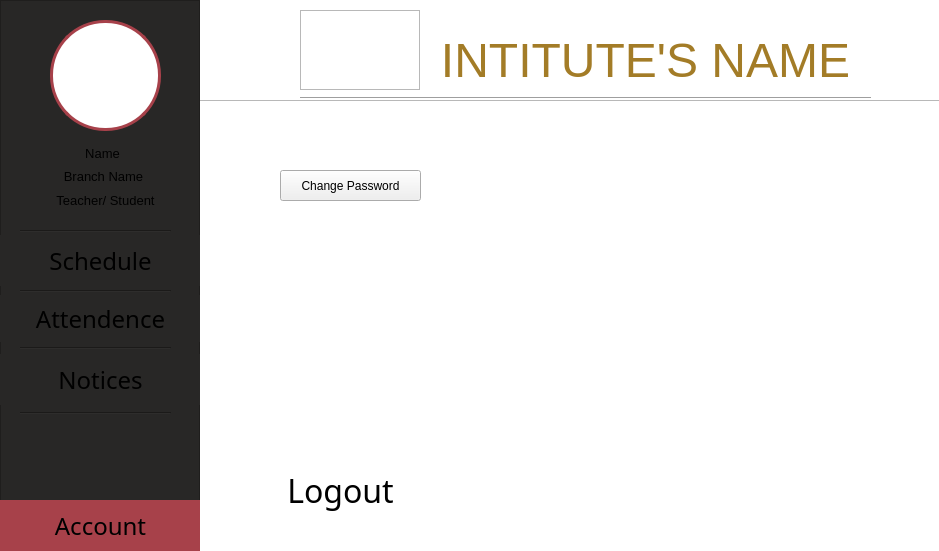
<?xml version="1.0" encoding="UTF-8"?>
<ui version="4.0">
 <class>MainWindow</class>
 <widget class="QMainWindow" name="MainWindow">
  <property name="geometry">
   <rect>
    <x>0</x>
    <y>0</y>
    <width>939</width>
    <height>551</height>
   </rect>
  </property>
  <property name="windowTitle">
   <string>MainWindow</string>
  </property>
  <widget class="QWidget" name="centralwidget">
   <widget class="QFrame" name="slide_menu">
    <property name="geometry">
     <rect>
      <x>0</x>
      <y>0</y>
      <width>200</width>
      <height>551</height>
     </rect>
    </property>
    <property name="styleSheet">
     <string notr="true">background-color: rgb(40,39,38);</string>
    </property>
    <property name="frameShape">
     <enum>QFrame::StyledPanel</enum>
    </property>
    <property name="frameShadow">
     <enum>QFrame::Raised</enum>
    </property>
    <widget class="Line" name="line_3">
     <property name="geometry">
      <rect>
       <x>20</x>
       <y>283</y>
       <width>151</width>
       <height>16</height>
      </rect>
     </property>
     <property name="styleSheet">
      <string notr="true">background-color: rgb(40, 39, 38);</string>
     </property>
     <property name="orientation">
      <enum>Qt::Horizontal</enum>
     </property>
    </widget>
    <widget class="Line" name="line_4">
     <property name="geometry">
      <rect>
       <x>20</x>
       <y>340</y>
       <width>151</width>
       <height>16</height>
      </rect>
     </property>
     <property name="styleSheet">
      <string notr="true">background-color: rgb(40, 39, 38);</string>
     </property>
     <property name="orientation">
      <enum>Qt::Horizontal</enum>
     </property>
    </widget>
    <widget class="QLabel" name="profile_designation">
     <property name="geometry">
      <rect>
       <x>50</x>
       <y>190</y>
       <width>111</width>
       <height>21</height>
      </rect>
     </property>
     <property name="styleSheet">
      <string notr="true">background-color: rgb(40,39,38);</string>
     </property>
     <property name="text">
      <string>&lt;html&gt;&lt;head/&gt;&lt;body&gt;&lt;p align=&quot;center&quot;&gt;&lt;span style=&quot; font-size:10pt;&quot;&gt;Teacher/ Student&lt;/span&gt;&lt;/p&gt;&lt;/body&gt;&lt;/html&gt;</string>
     </property>
    </widget>
    <widget class="QFrame" name="frame_3">
     <property name="geometry">
      <rect>
       <x>50</x>
       <y>20</y>
       <width>111</width>
       <height>111</height>
      </rect>
     </property>
     <property name="styleSheet">
      <string notr="true">background: rgb(255, 255, 255);
border-radius: 55px;
border:3px solid rgb(167, 65, 74)
</string>
     </property>
     <property name="frameShape">
      <enum>QFrame::StyledPanel</enum>
     </property>
     <property name="frameShadow">
      <enum>QFrame::Raised</enum>
     </property>
    </widget>
    <widget class="QLabel" name="label">
     <property name="geometry">
      <rect>
       <x>79</x>
       <y>146</y>
       <width>47</width>
       <height>13</height>
      </rect>
     </property>
     <property name="text">
      <string>&lt;html&gt;&lt;head/&gt;&lt;body&gt;&lt;p align=&quot;center&quot;&gt;&lt;span style=&quot; font-size:10pt;&quot;&gt;Name&lt;/span&gt;&lt;/p&gt;&lt;/body&gt;&lt;/html&gt;</string>
     </property>
    </widget>
    <widget class="QPushButton" name="attendence_button">
     <property name="geometry">
      <rect>
       <x>0</x>
       <y>295</y>
       <width>201</width>
       <height>47</height>
      </rect>
     </property>
     <property name="font">
      <font>
       <family>Sitka Heading</family>
       <pointsize>18</pointsize>
      </font>
     </property>
     <property name="cursor">
      <cursorShape>PointingHandCursor</cursorShape>
     </property>
     <property name="styleSheet">
      <string notr="true">QPushButton:hover {
    background-color:rgb(167, 65, 74);
}

QPushButton{
border:none;
}</string>
     </property>
     <property name="text">
      <string>Attendence</string>
     </property>
     <property name="icon">
      <iconset resource="C:/Users/HP/Downloads/google site/icons.qrc">
       <normaloff>:/icon/icons8-bookmark-32.png</normaloff>:/icon/icons8-bookmark-32.png</iconset>
     </property>
     <property name="iconSize">
      <size>
       <width>32</width>
       <height>32</height>
      </size>
     </property>
    </widget>
    <widget class="Line" name="line_5">
     <property name="geometry">
      <rect>
       <x>20</x>
       <y>223</y>
       <width>151</width>
       <height>16</height>
      </rect>
     </property>
     <property name="styleSheet">
      <string notr="true">background-color: rgb(40, 39, 38);</string>
     </property>
     <property name="orientation">
      <enum>Qt::Horizontal</enum>
     </property>
    </widget>
    <widget class="QPushButton" name="schedule_button">
     <property name="geometry">
      <rect>
       <x>0</x>
       <y>235</y>
       <width>201</width>
       <height>51</height>
      </rect>
     </property>
     <property name="font">
      <font>
       <family>Sitka Heading</family>
       <pointsize>18</pointsize>
      </font>
     </property>
     <property name="cursor">
      <cursorShape>PointingHandCursor</cursorShape>
     </property>
     <property name="styleSheet">
      <string notr="true">QPushButton:hover {
    background-color:rgb(167, 65, 74);
}

QPushButton{
border:none;
}

</string>
     </property>
     <property name="text">
      <string>Schedule</string>
     </property>
     <property name="icon">
      <iconset resource="C:/Users/HP/Downloads/google site/icons.qrc">
       <normaloff>:/icon/icons8-schedule-24.png</normaloff>:/icon/icons8-schedule-24.png</iconset>
     </property>
     <property name="iconSize">
      <size>
       <width>24</width>
       <height>24</height>
      </size>
     </property>
    </widget>
    <widget class="QPushButton" name="account_button">
     <property name="geometry">
      <rect>
       <x>0</x>
       <y>500</y>
       <width>201</width>
       <height>51</height>
      </rect>
     </property>
     <property name="font">
      <font>
       <family>Sitka Heading</family>
       <pointsize>18</pointsize>
      </font>
     </property>
     <property name="cursor">
      <cursorShape>PointingHandCursor</cursorShape>
     </property>
     <property name="styleSheet">
      <string notr="true">border:none;
background-color: rgb(167, 65, 74);</string>
     </property>
     <property name="text">
      <string>Account</string>
     </property>
     <property name="icon">
      <iconset resource="C:/Users/HP/Downloads/google site/icons.qrc">
       <normaloff>:/icon/icons8-settings-32.png</normaloff>:/icon/icons8-settings-32.png</iconset>
     </property>
     <property name="iconSize">
      <size>
       <width>32</width>
       <height>32</height>
      </size>
     </property>
    </widget>
    <widget class="QLabel" name="label_8">
     <property name="geometry">
      <rect>
       <x>63</x>
       <y>167</y>
       <width>81</width>
       <height>20</height>
      </rect>
     </property>
     <property name="text">
      <string>&lt;html&gt;&lt;head/&gt;&lt;body&gt;&lt;p align=&quot;center&quot;&gt;&lt;span style=&quot; font-size:10pt;&quot;&gt;Branch Name&lt;/span&gt;&lt;/p&gt;&lt;/body&gt;&lt;/html&gt;</string>
     </property>
    </widget>
    <widget class="QPushButton" name="notice_button">
     <property name="geometry">
      <rect>
       <x>0</x>
       <y>354</y>
       <width>201</width>
       <height>51</height>
      </rect>
     </property>
     <property name="font">
      <font>
       <family>Sitka Heading</family>
       <pointsize>18</pointsize>
      </font>
     </property>
     <property name="cursor">
      <cursorShape>PointingHandCursor</cursorShape>
     </property>
     <property name="styleSheet">
      <string notr="true">QPushButton:hover {
    background-color:rgb(167, 65, 74);
}

QPushButton{
border:none;
}

</string>
     </property>
     <property name="text">
      <string>Notices</string>
     </property>
     <property name="icon">
      <iconset resource="C:/Users/HP/Downloads/google site/icons.qrc">
       <normaloff>:/icon/icons8-document-32.png</normaloff>:/icon/icons8-document-32.png</iconset>
     </property>
     <property name="iconSize">
      <size>
       <width>32</width>
       <height>32</height>
      </size>
     </property>
    </widget>
    <widget class="Line" name="line_6">
     <property name="geometry">
      <rect>
       <x>20</x>
       <y>405</y>
       <width>151</width>
       <height>16</height>
      </rect>
     </property>
     <property name="styleSheet">
      <string notr="true">background-color: rgb(40, 39, 38);</string>
     </property>
     <property name="orientation">
      <enum>Qt::Horizontal</enum>
     </property>
    </widget>
   </widget>
   <widget class="QStackedWidget" name="stackedWidget">
    <property name="geometry">
     <rect>
      <x>200</x>
      <y>100</y>
      <width>741</width>
      <height>451</height>
     </rect>
    </property>
    <property name="currentIndex">
     <number>2</number>
    </property>
    <widget class="QWidget" name="students_schedule">
     <widget class="QFrame" name="main_frame">
      <property name="geometry">
       <rect>
        <x>0</x>
        <y>0</y>
        <width>741</width>
        <height>551</height>
       </rect>
      </property>
      <property name="sizeIncrement">
       <size>
        <width>100</width>
        <height>200</height>
       </size>
      </property>
      <property name="mouseTracking">
       <bool>true</bool>
      </property>
      <property name="styleSheet">
       <string notr="true">background-color: rgb(255, 255, 255);</string>
      </property>
      <property name="frameShape">
       <enum>QFrame::StyledPanel</enum>
      </property>
      <property name="frameShadow">
       <enum>QFrame::Raised</enum>
      </property>
      <widget class="QTableWidget" name="tableWidget">
       <property name="geometry">
        <rect>
         <x>40</x>
         <y>40</y>
         <width>651</width>
         <height>351</height>
        </rect>
       </property>
       <property name="styleSheet">
        <string notr="true">QHeaderView::section {
    padding: 4px;
    font-size: 14pt;
    border-style: none;
    border-bottom: 1px solid #fffff8;
    border-right: 1px solid #fffff8;
}

QHeaderView::section:horizontal
{
    background-color: #6A8A82;
    border-top: 1px solid #fffff8;
}

QHeaderView::section:vertical
{
    border-left: 1px solid #fffff8;
}
QTableWidget QTableCornerButton::section {
    background-color: #6A8A82;
    border: 1px solid #fffff8;
}</string>
       </property>
       <attribute name="horizontalHeaderMinimumSectionSize">
        <number>39</number>
       </attribute>
       <attribute name="horizontalHeaderDefaultSectionSize">
        <number>84</number>
       </attribute>
       <attribute name="verticalHeaderDefaultSectionSize">
        <number>42</number>
       </attribute>
       <row>
        <property name="text">
         <string>Time</string>
        </property>
       </row>
       <row>
        <property name="text">
         <string>Time</string>
        </property>
       </row>
       <row>
        <property name="text">
         <string>Time</string>
        </property>
       </row>
       <row>
        <property name="text">
         <string>Time</string>
        </property>
       </row>
       <row>
        <property name="text">
         <string>Time</string>
        </property>
       </row>
       <row>
        <property name="text">
         <string>Time</string>
        </property>
       </row>
       <row>
        <property name="text">
         <string>Time</string>
        </property>
       </row>
       <column>
        <property name="text">
         <string>MON</string>
        </property>
        <property name="font">
         <font>
          <family>Sitka Heading</family>
          <pointsize>18</pointsize>
         </font>
        </property>
       </column>
       <column>
        <property name="text">
         <string>TUE</string>
        </property>
       </column>
       <column>
        <property name="text">
         <string>WED</string>
        </property>
       </column>
       <column>
        <property name="text">
         <string>THU</string>
        </property>
       </column>
       <column>
        <property name="text">
         <string>FRI</string>
        </property>
       </column>
       <column>
        <property name="text">
         <string>SAT</string>
        </property>
       </column>
       <column>
        <property name="text">
         <string>SUN</string>
        </property>
       </column>
      </widget>
      <widget class="QLabel" name="label_10">
       <property name="geometry">
        <rect>
         <x>186</x>
         <y>404</y>
         <width>16</width>
         <height>16</height>
        </rect>
       </property>
       <property name="styleSheet">
        <string notr="true">background-color: rgb(167, 65, 74);
border-radius:8px</string>
       </property>
       <property name="text">
        <string/>
       </property>
      </widget>
      <widget class="QLabel" name="label_11">
       <property name="geometry">
        <rect>
         <x>360</x>
         <y>404</y>
         <width>16</width>
         <height>16</height>
        </rect>
       </property>
       <property name="styleSheet">
        <string notr="true">background-color:rgb(163, 124, 39);
border-radius:8px</string>
       </property>
       <property name="text">
        <string/>
       </property>
      </widget>
      <widget class="QLabel" name="label_12">
       <property name="geometry">
        <rect>
         <x>537</x>
         <y>404</y>
         <width>16</width>
         <height>16</height>
        </rect>
       </property>
       <property name="styleSheet">
        <string notr="true">background-color:  rgb(40, 39, 38);
border-radius:8px</string>
       </property>
       <property name="text">
        <string/>
       </property>
      </widget>
      <widget class="QLabel" name="label_13">
       <property name="geometry">
        <rect>
         <x>150</x>
         <y>430</y>
         <width>91</width>
         <height>20</height>
        </rect>
       </property>
       <property name="text">
        <string>&lt;html&gt;&lt;head/&gt;&lt;body&gt;&lt;p align=&quot;center&quot;&gt;&lt;span style=&quot; font-size:9pt;&quot;&gt;Upcoming Class&lt;/span&gt;&lt;/p&gt;&lt;/body&gt;&lt;/html&gt;</string>
       </property>
      </widget>
      <widget class="QLabel" name="label_14">
       <property name="geometry">
        <rect>
         <x>324</x>
         <y>430</y>
         <width>91</width>
         <height>20</height>
        </rect>
       </property>
       <property name="text">
        <string>&lt;html&gt;&lt;head/&gt;&lt;body&gt;&lt;p align=&quot;center&quot;&gt;&lt;span style=&quot; font-size:9pt;&quot;&gt;Ongoing&lt;/span&gt;&lt;/p&gt;&lt;/body&gt;&lt;/html&gt;</string>
       </property>
      </widget>
      <widget class="QLabel" name="label_15">
       <property name="geometry">
        <rect>
         <x>500</x>
         <y>430</y>
         <width>91</width>
         <height>20</height>
        </rect>
       </property>
       <property name="text">
        <string>&lt;html&gt;&lt;head/&gt;&lt;body&gt;&lt;p align=&quot;center&quot;&gt;&lt;span style=&quot; font-size:9pt;&quot;&gt;Cancelled&lt;/span&gt;&lt;/p&gt;&lt;/body&gt;&lt;/html&gt;</string>
       </property>
      </widget>
     </widget>
    </widget>
    <widget class="QWidget" name="student_attendence">
     <widget class="QFrame" name="main_frame_2">
      <property name="geometry">
       <rect>
        <x>0</x>
        <y>0</y>
        <width>741</width>
        <height>451</height>
       </rect>
      </property>
      <property name="mouseTracking">
       <bool>true</bool>
      </property>
      <property name="styleSheet">
       <string notr="true">background-color: rgb(255, 255, 255);</string>
      </property>
      <property name="frameShape">
       <enum>QFrame::StyledPanel</enum>
      </property>
      <property name="frameShadow">
       <enum>QFrame::Raised</enum>
      </property>
      <widget class="QLabel" name="label_3">
       <property name="geometry">
        <rect>
         <x>220</x>
         <y>190</y>
         <width>101</width>
         <height>51</height>
        </rect>
       </property>
       <property name="font">
        <font>
         <family>Sitka Text</family>
         <pointsize>16</pointsize>
        </font>
       </property>
       <property name="text">
        <string>Password:</string>
       </property>
      </widget>
      <widget class="QPlainTextEdit" name="attendence_password">
       <property name="geometry">
        <rect>
         <x>330</x>
         <y>200</y>
         <width>201</width>
         <height>31</height>
        </rect>
       </property>
      </widget>
      <widget class="QPushButton" name="pushButton_3">
       <property name="geometry">
        <rect>
         <x>300</x>
         <y>270</y>
         <width>111</width>
         <height>31</height>
        </rect>
       </property>
       <property name="styleSheet">
        <string notr="true">/*border:none;*/
font: 16pt &quot;Sitka Text&quot;;
background-color: rgb(167, 65, 74);</string>
       </property>
       <property name="text">
        <string>Present</string>
       </property>
      </widget>
      <widget class="QLabel" name="label_4">
       <property name="geometry">
        <rect>
         <x>240</x>
         <y>70</y>
         <width>221</width>
         <height>51</height>
        </rect>
       </property>
       <property name="font">
        <font>
         <family>Sitka Text</family>
         <pointsize>16</pointsize>
        </font>
       </property>
       <property name="text">
        <string>Subject's name</string>
       </property>
       <property name="alignment">
        <set>Qt::AlignCenter</set>
       </property>
      </widget>
      <widget class="QLabel" name="label_5">
       <property name="geometry">
        <rect>
         <x>160</x>
         <y>120</y>
         <width>401</width>
         <height>51</height>
        </rect>
       </property>
       <property name="font">
        <font>
         <family>Sitka Text</family>
         <pointsize>16</pointsize>
        </font>
       </property>
       <property name="text">
        <string>You have %% attendence in Subject</string>
       </property>
       <property name="alignment">
        <set>Qt::AlignCenter</set>
       </property>
      </widget>
     </widget>
    </widget>
    <widget class="QWidget" name="settings">
     <widget class="QLabel" name="label_6">
      <property name="geometry">
       <rect>
        <x>0</x>
        <y>0</y>
        <width>781</width>
        <height>451</height>
       </rect>
      </property>
      <property name="cursor">
       <cursorShape>PointingHandCursor</cursorShape>
      </property>
      <property name="styleSheet">
       <string notr="true">background-color: rgb(255, 255, 255);</string>
      </property>
      <property name="text">
       <string/>
      </property>
     </widget>
     <widget class="QPushButton" name="logout_button">
      <property name="geometry">
       <rect>
        <x>50</x>
        <y>360</y>
        <width>181</width>
        <height>61</height>
       </rect>
      </property>
      <property name="font">
       <font>
        <family>Sitka Display</family>
        <pointsize>24</pointsize>
       </font>
      </property>
      <property name="cursor">
       <cursorShape>PointingHandCursor</cursorShape>
      </property>
      <property name="styleSheet">
       <string notr="true">background-color: rgb(255, 255, 255);
border:none;</string>
      </property>
      <property name="text">
       <string>Logout</string>
      </property>
      <property name="icon">
       <iconset resource="C:/Users/HP/Downloads/google site/icons.qrc">
        <normaloff>:/icon/icons8-logout-rounded-left-48.png</normaloff>:/icon/icons8-logout-rounded-left-48.png</iconset>
      </property>
      <property name="iconSize">
       <size>
        <width>48</width>
        <height>48</height>
       </size>
      </property>
     </widget>
     <widget class="QPushButton" name="pushButton">
      <property name="geometry">
       <rect>
        <x>80</x>
        <y>70</y>
        <width>141</width>
        <height>31</height>
       </rect>
      </property>
      <property name="text">
       <string>Change Password</string>
      </property>
     </widget>
    </widget>
    <widget class="QWidget" name="Notices">
     <widget class="QLabel" name="label_7">
      <property name="geometry">
       <rect>
        <x>0</x>
        <y>0</y>
        <width>781</width>
        <height>451</height>
       </rect>
      </property>
      <property name="styleSheet">
       <string notr="true">background-color: rgb(255, 255, 255);</string>
      </property>
      <property name="text">
       <string/>
      </property>
     </widget>
     <widget class="QLabel" name="label_9">
      <property name="geometry">
       <rect>
        <x>250</x>
        <y>160</y>
        <width>211</width>
        <height>81</height>
       </rect>
      </property>
      <property name="font">
       <font>
        <family>Sitka Display</family>
        <pointsize>20</pointsize>
       </font>
      </property>
      <property name="text">
       <string>No Notice</string>
      </property>
      <property name="alignment">
       <set>Qt::AlignCenter</set>
      </property>
     </widget>
    </widget>
   </widget>
   <widget class="QFrame" name="institute_frame">
    <property name="geometry">
     <rect>
      <x>200</x>
      <y>0</y>
      <width>741</width>
      <height>101</height>
     </rect>
    </property>
    <property name="frameShape">
     <enum>QFrame::StyledPanel</enum>
    </property>
    <property name="frameShadow">
     <enum>QFrame::Raised</enum>
    </property>
    <widget class="QLabel" name="label_2">
     <property name="geometry">
      <rect>
       <x>-1</x>
       <y>0</y>
       <width>741</width>
       <height>100</height>
      </rect>
     </property>
     <property name="styleSheet">
      <string notr="true">background-color: rgb(255, 255, 255);</string>
     </property>
     <property name="text">
      <string/>
     </property>
    </widget>
    <widget class="QLabel" name="institute_name">
     <property name="geometry">
      <rect>
       <x>240</x>
       <y>30</y>
       <width>411</width>
       <height>61</height>
      </rect>
     </property>
     <property name="styleSheet">
      <string notr="true"/>
     </property>
     <property name="text">
      <string>&lt;html&gt;&lt;head/&gt;&lt;body&gt;&lt;p align=&quot;center&quot;&gt;&lt;span style=&quot; font-size:36pt; color:#a37c27;&quot;&gt;INTITUTE'S NAME&lt;/span&gt;&lt;/p&gt;&lt;/body&gt;&lt;/html&gt;</string>
     </property>
    </widget>
    <widget class="Line" name="line">
     <property name="geometry">
      <rect>
       <x>100</x>
       <y>90</y>
       <width>571</width>
       <height>16</height>
      </rect>
     </property>
     <property name="orientation">
      <enum>Qt::Horizontal</enum>
     </property>
    </widget>
    <widget class="QFrame" name="institute_logo">
     <property name="geometry">
      <rect>
       <x>100</x>
       <y>10</y>
       <width>120</width>
       <height>80</height>
      </rect>
     </property>
     <property name="styleSheet">
      <string notr="true">background-image: url(:/icon/icons8-stream-logo-128.png);
background-repeat:none;</string>
     </property>
     <property name="frameShape">
      <enum>QFrame::StyledPanel</enum>
     </property>
     <property name="frameShadow">
      <enum>QFrame::Raised</enum>
     </property>
    </widget>
   </widget>
  </widget>
 </widget>
 <resources>
  <include location="C:/Users/HP/Downloads/google site/icons.qrc"/>
 </resources>
 <connections/>
</ui>
